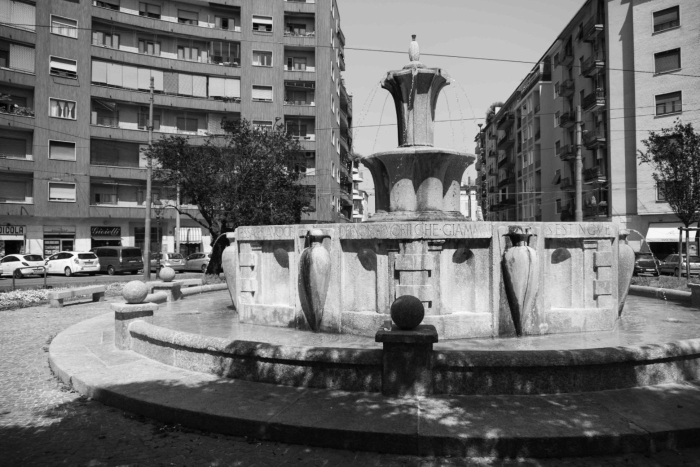
#> input picture web/assets/journal/bausan.jpg, 1400 x 933 px (shown at 1/2 size)
$ python -i build-media.py   (imports and definitions only)
#> lines starting #> are read from the running program, lines starting #| are printed output that depends on the picture
"""Build the original game's media (data/story/media.json) into web/assets/media/.

- backgrounds: location photos -> WebP, long side 1600 px;
- portraits: cut-out PNGs -> trimmed to the figure (alpha bounding box, so they centre themselves),
  1000 px tall, WebP with transparency;
- audio and videos: copied as they are.
Sources are relative to the project root ('../' = the DEMO folder next to it). Existing outputs are
skipped unless --force.

Usage: python tools/build-media.py [--force]     (needs: pip install pillow)
"""
import json
import pathlib
import shutil
import sys

from PIL import Image, ImageChops, ImageFilter

ROOT = pathlib.Path(__file__).resolve().parent.parent
OUT = ROOT / "web" / "assets" / "media"


def background(src, dst):
    im = Image.open(src).convert("RGB")
    im.thumbnail((1600, 1600), Image.LANCZOS)
    im.save(dst, "WEBP", quality=72, method=6)


def portrait(src, dst):
#> called with src = '../web/assets/journal/bausan.jpg', dst = 'out.png'
    im = Image.open(src).convert("RGBA")
    alpha = im.getchannel("A").point(lambda a: 255 if a > 24 else 0)   # ignore faint halo pixels
#> alpha: PIL image 1400x933 L; every value is 255
    # Stray hairlines left in some cut-outs (Petronio's "inside" has a white one along the top and right edge): drop
    # whatever is thinner than a few pixels and detached from the figure, so it neither shows nor stretches the crop.
    k = max(3, (im.height // 250) | 1)
#> k = 3
    body = alpha.filter(ImageFilter.MinFilter(k)).filter(ImageFilter.MaxFilter(k + 4))
    im.putalpha(ImageChops.multiply(im.getchannel("A"), body))
    alpha = ImageChops.multiply(alpha, body)
    im = im.crop(alpha.getbbox())
    h = 1000
    im = im.resize((round(im.width * h / im.height), h), Image.LANCZOS)
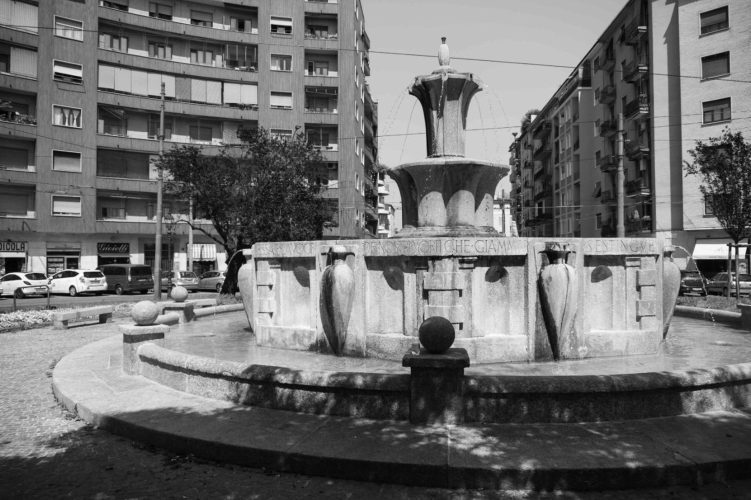
#> im: PIL image 1501x1000 RGBA (shown at 1/2 size); mean R, G, B, A 109.7, 109.7, 109.7, 255
    im.save(dst, "WEBP", quality=82, method=6)


def main():
    force = "--force" in sys.argv
    media = json.loads((ROOT / "data" / "story" / "media.json").read_text(encoding="utf-8"))
    OUT.mkdir(parents=True, exist_ok=True)
    jobs = [(f, src, background) for f, src in media["backgroundFiles"].items()]
    jobs += [(p["file"], p["src"], portrait) for p in media["portraits"].values()]
    jobs += [(a["file"], a["src"], shutil.copyfile) for a in {**media["audio"], **media["videos"]}.values()]
    for name, src, make in jobs:
        dst = OUT / name
        if dst.exists() and not force:
            continue
        make(ROOT / src, dst)
        print(f"{name:40} {dst.stat().st_size // 1024:6d} KB")
    total = sum(p.stat().st_size for p in OUT.iterdir()) // 1024
    print(f"{len(jobs)} files in {OUT.relative_to(ROOT)} ({total // 1024} MB)")


# [2 lines not run here, left out]

>>> result = portrait('../web/assets/journal/bausan.jpg', 'out.png')

$ run again, on web/assets/media/bg-armenia.webp
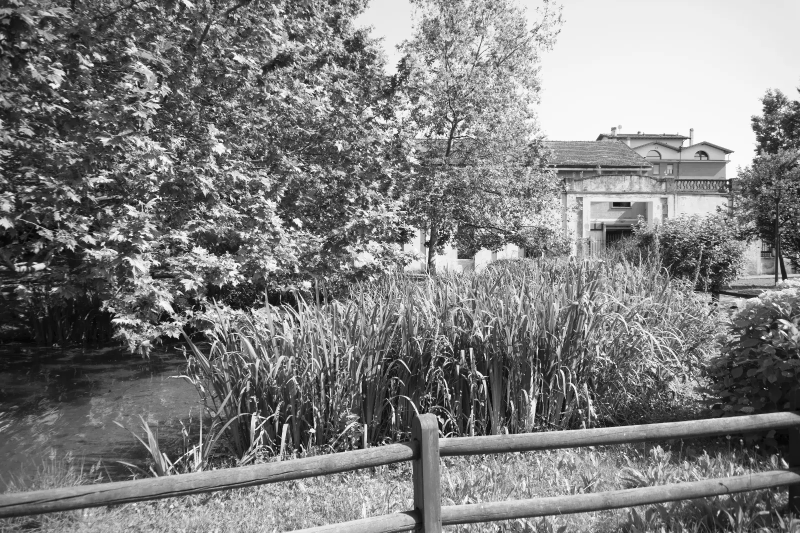
#> input picture web/assets/media/bg-armenia.webp, 1600 x 1066 px (shown at 1/2 size)
#> alpha: PIL image 1600x1066 L; every value is 255
#> in portrait, `im = im.resize((round(im.width * h / im.height), h), Image.LANCZOS)`:
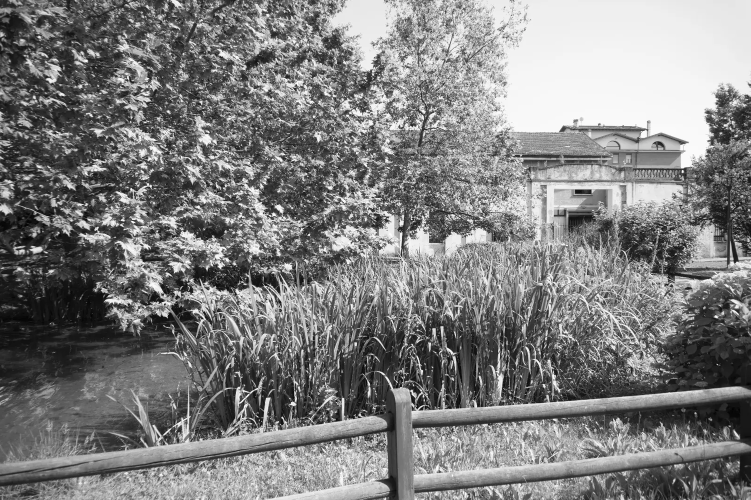
#> im: PIL image 1501x1000 RGBA (shown at 1/2 size); mean R, G, B, A 126.9, 126.9, 126.9, 255
